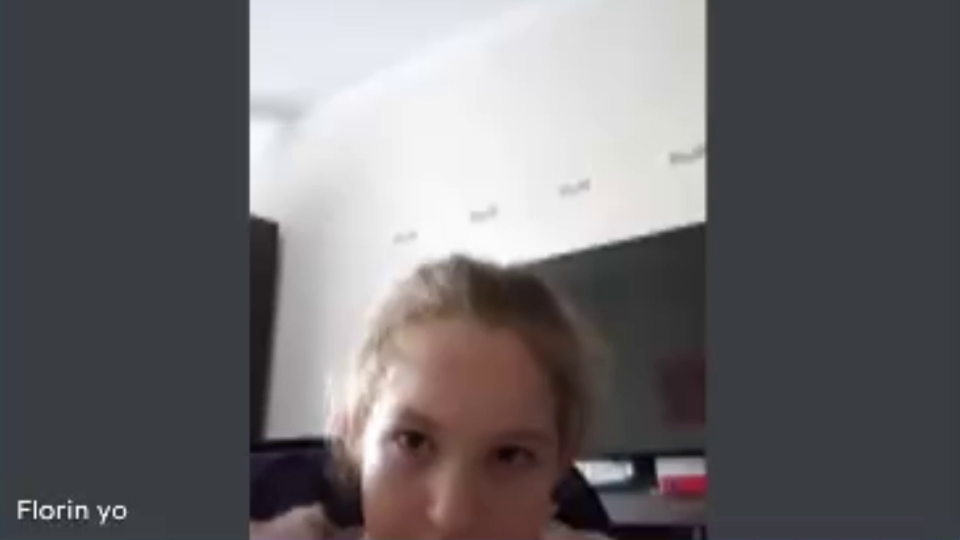
#> input picture frame 3 of app/ariana/gesture_1_30_2025-03-16_19-24-01.mp4, 1920 x 1080 px, given in place of the camera (shown at 1/2 size)
$ python record_samples.py
#> lines starting #> are read from the running program, lines starting #| are printed output that depends on the picture; after the words box and inside, x2 and y2 are one past the last pixel; in counts of white or black regions, pixels touching at a corner belong together
import cv2
import numpy as np
import datetime as dt
import os
import time
import matplotlib.pyplot as plt

# Define the gestures
gestures = ["Smile", "Blink", "Head Nod", "Shake Head", "Raise Eyebrows"]
current_gesture_index = 0
# We'll remove manual recording toggling as recording is automatic per gesture
# is_recording = False
video_writer = None
gesture_frame_count = 0

# Create a directory to save recorded videos
output_dir = "recorded_gestures"
os.makedirs(output_dir, exist_ok=True)

# Recording parameters
frame_width, frame_height = 1920, 1080
fps = 30.0

# Gesture cycling parameters
gesture_display_duration = 3.0  # seconds to display the gesture and record
gesture_wait_duration = 2.0     # seconds to wait without record before next gesture
gesture_phase = "display"       # "display" or "wait"
gesture_phase_start = time.time()

# Initialize webcam
cap = cv2.VideoCapture(0)
if not cap.isOpened():
    print("Error: Could not open webcam.")
    exit()

# Use Unicode symbols for Play and Pause
# When video is paused, show PLAY symbol and state is_paused True;
# when playing, show PAUSE symbol.
is_paused = True

cv2.namedWindow("Webcam Feed")

while True:
    ret, frame = cap.read()
#> frame is the input picture: shape (1080, 1920, 3); mean B, G, R 107.4, 105.3, 107.1
    if not ret:
        print("Error: Could not read frame.")
        break

    # Resize frame to our desired resolution if needed
    frame = cv2.resize(frame, (frame_width, frame_height))

    # Check pause state. When paused, we simply freeze the current frame.
    if is_paused:
        # Do nothing extra; you could add additional overlay if desired.
        pass
    else:
        # If not paused, update gesture phase and handle automatic recording.
        now = time.time()
        elapsed = now - gesture_phase_start

        if gesture_phase == "display":
            # Start automatic recording on the first frame of display phase.
            if video_writer is None:
                # Start recording: use a temporary filename.
                temp_timestamp = dt.datetime.now().strftime("%Y-%m-%d_%H-%M--%S")
                temp_filename = os.path.join(output_dir, f"temp_gesture_{current_gesture_index}_{temp_timestamp}.mp4")
                fourcc = cv2.VideoWriter_fourcc(*'mp4v')
                video_writer = cv2.VideoWriter(temp_filename, fourcc, fps, (frame_width, frame_height))
                gesture_frame_count = 0
                print(f"Recording gesture {gestures[current_gesture_index]}...")

            # Write the current frame to video and count frames.
            if video_writer is not None:
                video_writer.write(frame)
                gesture_frame_count += 1

            # Draw progress bar at top center during the display phase.
            pb_total_width = 300
            pb_height = 5
            pb_x = (frame_width - pb_total_width) // 2
            pb_y = 10
            pb_progress = int((elapsed / gesture_display_duration) * pb_total_width)
            cv2.rectangle(frame, (pb_x, pb_y), (pb_x + pb_total_width, pb_y + pb_height), (200,200,200), 1)
            cv2.rectangle(frame, (pb_x, pb_y), (pb_x + pb_progress, pb_y + pb_height), (255,0,0), -1)

            # Display the current gesture name at the center.
            gesture_text = gestures[current_gesture_index]
            gesture_font = cv2.FONT_HERSHEY_SIMPLEX
            gesture_font_scale = 2
            gesture_thickness = 3
            gesture_text_size, _ = cv2.getTextSize(gesture_text, gesture_font, gesture_font_scale, gesture_thickness)
            gesture_text_x = (frame_width - gesture_text_size[0]) // 2
            gesture_text_y = frame_height // 2
            cv2.putText(frame, gesture_text, (gesture_text_x, gesture_text_y), gesture_font, gesture_font_scale, (0,255,0), gesture_thickness)

            # If display duration elapsed, transition to wait phase.
            if elapsed >= gesture_display_duration:
                gesture_phase = "wait"
                gesture_phase_start = now
                # Stop recording and finalize the file.
                if video_writer is not None:
                    video_writer.release()
                    video_writer = None
                    # Build final filename with gesture index, frame count and timestamp.
                    final_timestamp = dt.datetime.now().strftime("%Y-%m-%d_%H-%M-%S")
                    # Assume gesture_frame_count is the count of frames recorded.
                    temp_file = os.path.join(output_dir, f"temp_gesture_{current_gesture_index}_{temp_timestamp}.mp4")
                    final_file = os.path.join(output_dir, f"gesture_{current_gesture_index}_{gesture_frame_count}_{final_timestamp}.mp4")
                    os.rename(temp_file, final_file)
                    print(f"Saved recording: {final_file}")

        else:  # wait phase
            # Do nothing special during wait phase (could add a pause indicator)
            if elapsed >= gesture_wait_duration:
                # Move on to the next gesture.
                current_gesture_index = (current_gesture_index + 1) % len(gestures)
                gesture_phase = "display"
                gesture_phase_start = now

    # Draw play/pause overlay at the bottom.
    overlay_height = 50
    overlay_y = frame_height - overlay_height
    overlay = frame.copy()
    cv2.rectangle(overlay, (0, overlay_y), (frame_width, frame_height), (50, 50, 50), -1)
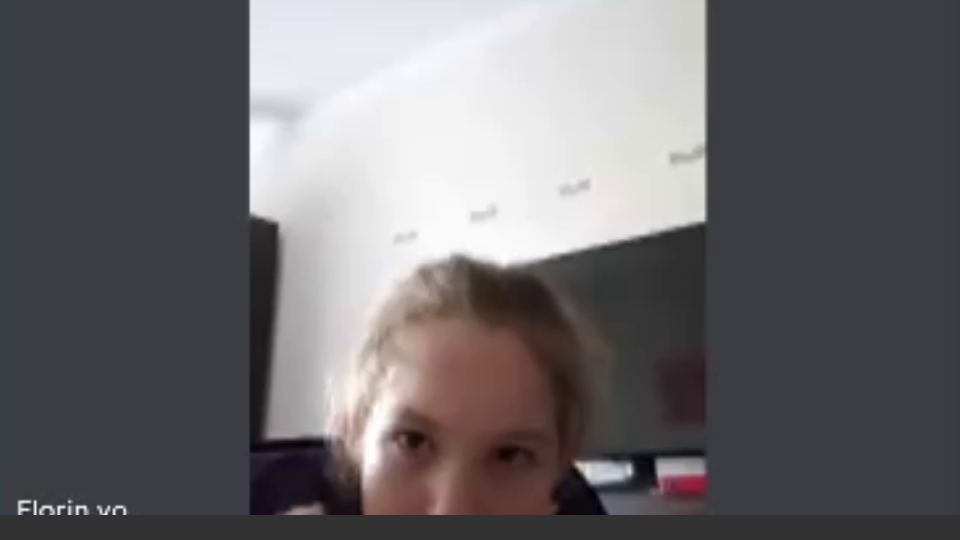
#> overlay: shape (1080, 1920, 3) (shown at 1/2 size); 4.63% of pixels changed, all inside (x1, y1, x2, y2) = (0, 1030, 1920, 1080)
    alpha = 0.6
    frame = cv2.addWeighted(overlay, alpha, frame, 1 - alpha, 0)

    # Instead of "Play" and "Pause" words, use symbols: ▶ for play, ⏸ for pause.
    button_symbol = "▶" if is_paused else "⏸"
    font = cv2.FONT_HERSHEY_SIMPLEX
    font_scale = 1
    thickness = 2
    text_size, _ = cv2.getTextSize(button_symbol, font, font_scale, thickness)
    text_x = (frame_width - text_size[0]) // 2
    text_y = overlay_y + (overlay_height + text_size[1]) // 2
    cv2.putText(frame, button_symbol, (text_x, text_y), font, font_scale, (255,255,255), thickness)
#> frame: shape (1080, 1920, 3); mean B, G, R 107.1, 105, 106.5

    # Also display current gesture on the frame (for debugging, along the top-left corner)
    cv2.putText(frame, f"Gesture: {gestures[current_gesture_index]}", (10, frame_height - 60),
                cv2.FONT_HERSHEY_SIMPLEX, 1, (255,255,255), 2)
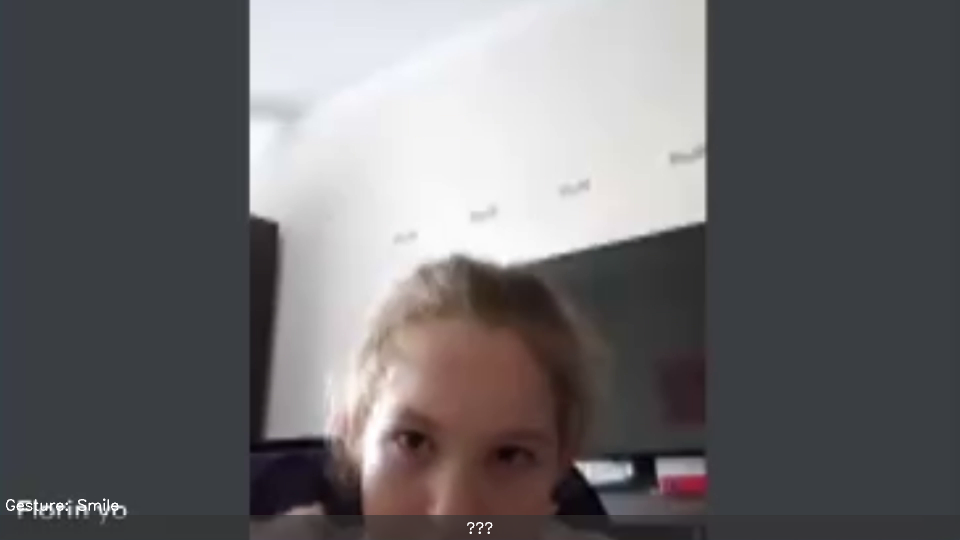
#> frame: shape (1080, 1920, 3) (shown at 1/2 size); mean B, G, R 107.2, 105.2, 106.6

    cv2.imshow("Webcam Feed", frame)

    key = cv2.waitKey(30) & 0xFF
#> (key q is pressed here)
    if key == ord(" "):  # toggle play/pause with space bar
        is_paused = not is_paused
        print("Paused." if is_paused else "Resumed.")
    elif key == ord("q"):
        break

# Clean up
cap.release()
if video_writer is not None:
    video_writer.release()
cv2.destroyAllWindows()

$ run again, starting later in the video
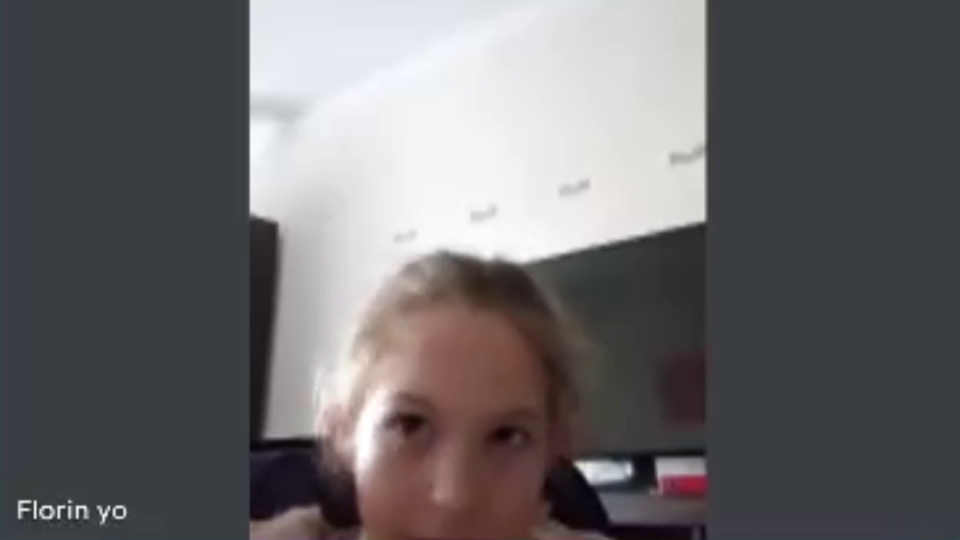
#> input picture frame 14 of app/ariana/gesture_1_30_2025-03-16_19-24-01.mp4, 1920 x 1080 px, given in place of the camera (shown at 1/2 size)
#> frame is the input picture: shape (1080, 1920, 3); mean B, G, R 106.8, 104.6, 106.6
#> `cv2.rectangle(overlay, (0, overlay_y), (frame_width, frame_height), (5..`:
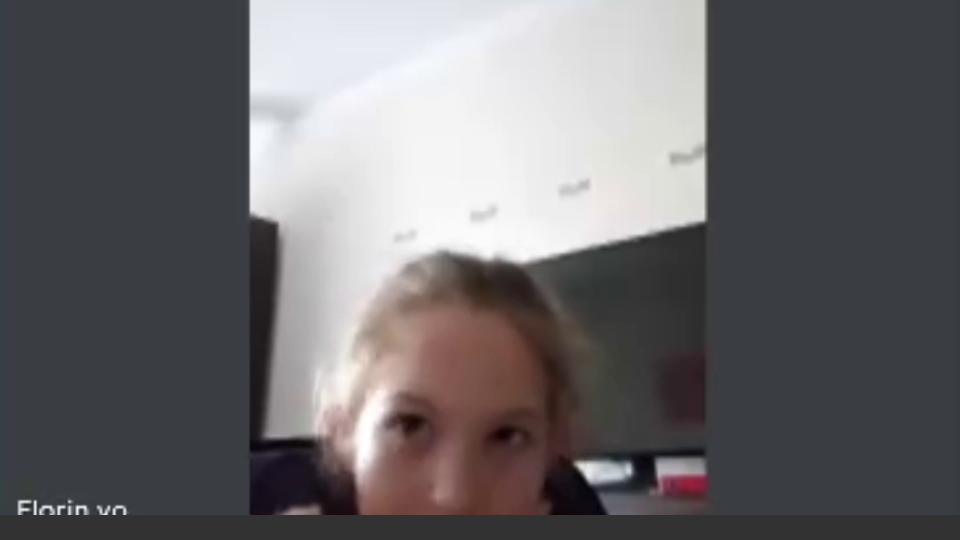
#> overlay: shape (1080, 1920, 3) (shown at 1/2 size); 4.63% of pixels changed, all inside (x1, y1, x2, y2) = (0, 1030, 1920, 1080)
#> `cv2.putText(frame, f"Gesture: {gestures[current_gesture_index]}", (10,..`:
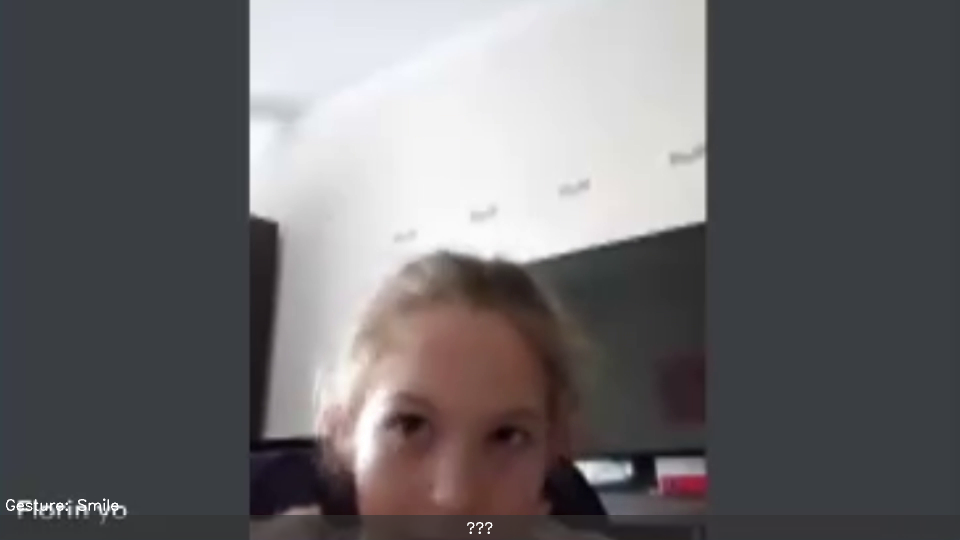
#> frame: shape (1080, 1920, 3) (shown at 1/2 size); mean B, G, R 106.5, 104.5, 106.2

$ run again, starting later in the video
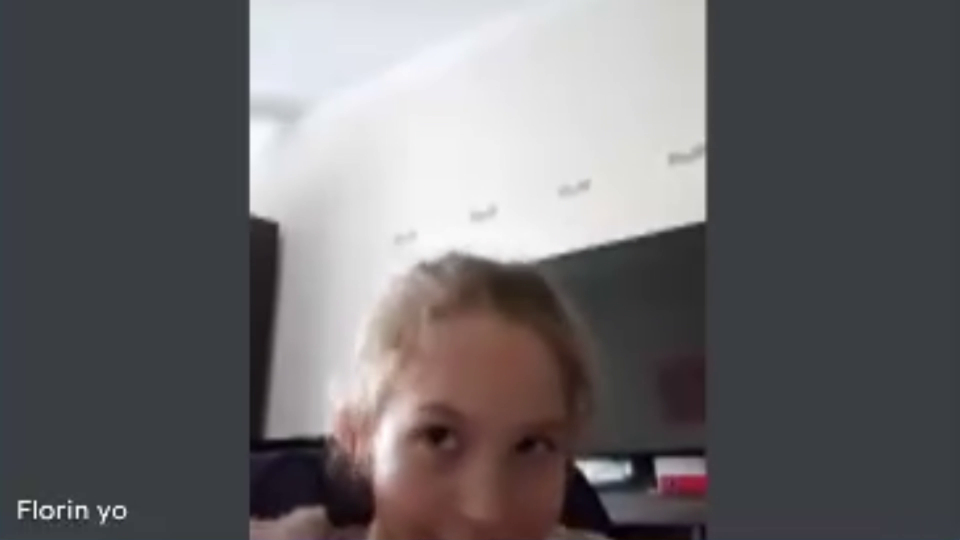
#> input picture frame 25 of app/ariana/gesture_1_30_2025-03-16_19-24-01.mp4, 1920 x 1080 px, given in place of the camera (shown at 1/2 size)
#> frame is the input picture: shape (1080, 1920, 3); mean B, G, R 106.2, 104, 106.1
#> `cv2.rectangle(overlay, (0, overlay_y), (frame_width, frame_height), (5..`:
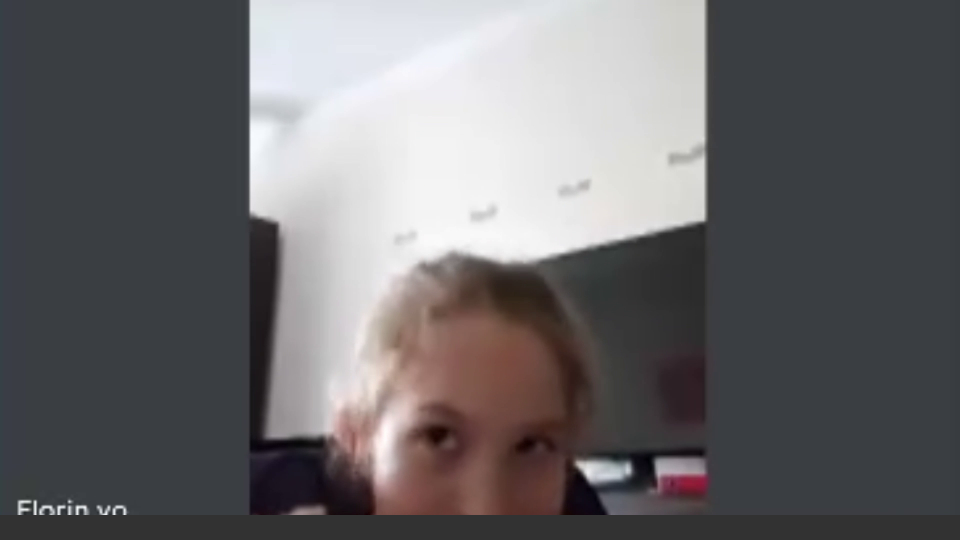
#> overlay: shape (1080, 1920, 3) (shown at 1/2 size); 4.63% of pixels changed, all inside (x1, y1, x2, y2) = (0, 1030, 1920, 1080)
#> `cv2.putText(frame, f"Gesture: {gestures[current_gesture_index]}", (10,..`:
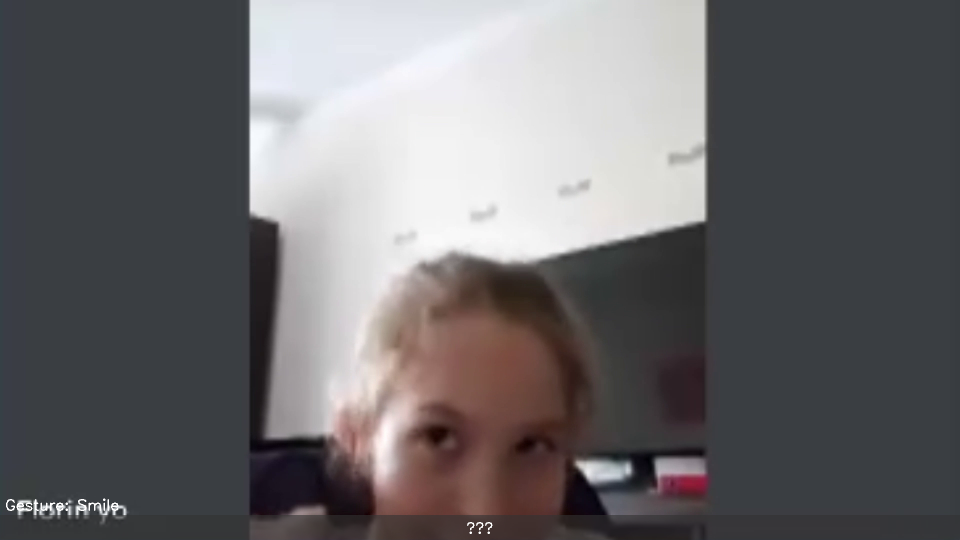
#> frame: shape (1080, 1920, 3) (shown at 1/2 size); mean B, G, R 106, 103.9, 105.7
